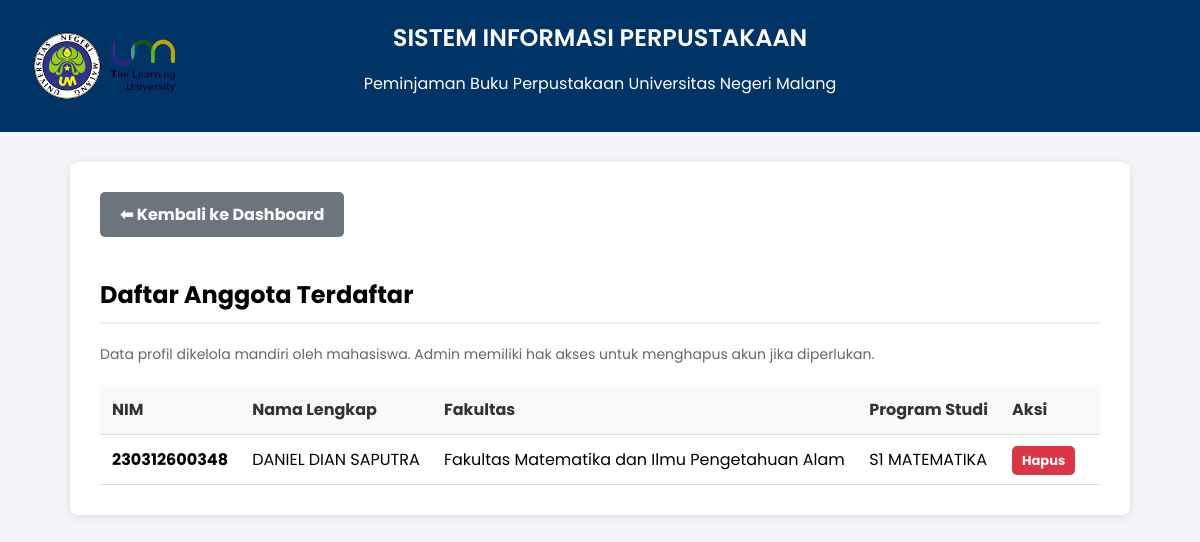
The page /peminjam.php (signed in) on the database its author committed.
### tables this page shows
CREATE TABLE `peminjam` (
  `nim_peminjam` varchar(20) NOT NULL,
  `nama_peminjam` varchar(100) NOT NULL,
  `fakultas_peminjam` varchar(50) NOT NULL,
  `prodi` varchar(50) DEFAULT NULL,
  `password` varchar(255) NOT NULL DEFAULT md5('123')
);

### peminjam.php (the view, shortened to what this page needs)
<?php
include 'koneksi.php';
?>
<!DOCTYPE html>
<html lang="id">
<head>
</head>
<body>
    <div class="header">
        <img src="logo.png" alt="Logo UM" class="logo-kampus">
        <h1>SISTEM INFORMASI PERPUSTAKAAN</h1>
        <p>Peminjaman Buku Perpustakaan Universitas Negeri Malang</p>
    </div>
    <div class="container">
        <a href="index.php" class="btn-back">⬅ Kembali ke Dashboard</a>
        <h2 style="border-bottom: 2px solid #eee; padding-bottom: 10px;">Daftar Anggota Terdaftar</h2>
        <p style="color: #666; font-size: 14px;">
            Data profil dikelola mandiri oleh mahasiswa. Admin memiliki hak akses untuk menghapus akun jika diperlukan.
        </p>
        <table>
            <tr>
                <th>NIM</th>
                <th>Nama Lengkap</th>
                <th>Fakultas</th>
                <th>Program Studi</th>
                <th width="10%">Aksi</th> </tr>
            <?php
            $tampil = mysqli_query($koneksi, "SELECT * FROM peminjam ORDER BY nim_peminjam ASC");
            while ($data = mysqli_fetch_array($tampil)) {
                echo "<tr>";
                echo "<td><b>" . $data['nim_peminjam'] . "</b></td>";
                echo "<td>" . $data['nama_peminjam'] . "</td>";
                echo "<td>" . $data['fakultas_peminjam'] . "</td>";
                echo "<td>" . $data['prodi'] . "</td>";
                echo "<td>
                        <a href='peminjam.php?op=delete&id=" . $data['nim_peminjam'] . "'
                           class='btn-hapus'
                           onclick=\"return confirm('PERINGATAN: Menghapus anggota ini akan menghilangkan akses login mereka. Yakin hapus?');\">
                           Hapus
                        </a>
                      </td>";
                echo "</tr>";
            }
            ?>
        </table>
    </div>
</body>
</html>

### peminjam.php (style rules this page uses)
body { font-family: 'Poppins', sans-serif; background-color: #f4f4f9; margin: 0; padding: 0; }
.header { background-color: #003366; color: white; padding: 20px; text-align: center; margin-bottom: 30px; }
.header h1 { margin: 0; font-size: 24px; font-weight: 600; }
.container { width: 90%; max-width: 1000px; margin: 0 auto 50px; background: white; padding: 30px; border-radius: 8px; box-shadow: 0 2px 10px rgba(0,0,0,0.1); }
.btn-back { display: inline-block; margin-bottom: 20px; padding: 10px 20px; background-color: #6c757d; color: white; text-decoration: none; border-radius: 5px; font-weight: bold; }
table { width: 100%; border-collapse: collapse; margin-top: 20px; }
th, td { border-bottom: 1px solid #ddd; padding: 12px; text-align: left; }
th { background-color: #f8f9fa; color: #333; }
.btn-hapus { background-color: #dc3545; color: white; padding: 5px 10px; text-decoration: none; border-radius: 5px; font-size: 13px; font-weight: bold; }
.logo-kampus { position: absolute; left: 30px; top: 50%; transform: translateY(-50%); width: 150px; height: auto; }
.header { background-color: #003366; color: white; padding: 20px; text-align: center; position: relative; }

### rows shown on the page
peminjam: nim_peminjam "230312600348", nama_peminjam "DANIEL DIAN SAPUTRA", fakultas_peminjam "Fakultas Matematika dan Ilmu Pengetahuan Alam", prodi "S1 MATEMATIKA"
